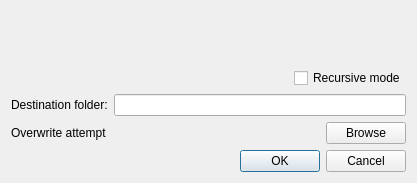
<?xml version="1.0" encoding="UTF-8"?>
<ui version="4.0">
 <class>ExtractDialog</class>
 <widget class="QDialog" name="ExtractDialog">
  <property name="geometry">
   <rect>
    <x>0</x>
    <y>0</y>
    <width>417</width>
    <height>183</height>
   </rect>
  </property>
  <property name="windowTitle">
   <string>Extract</string>
  </property>
  <layout class="QVBoxLayout" name="verticalLayout_2">
   <item>
    <layout class="QHBoxLayout" name="horizontalLayout">
     <item>
      <widget class="QLabel" name="icon">
       <property name="text">
        <string notr="true"/>
       </property>
       <property name="pixmap">
        <pixmap resource="gui.qrc">:/extract.png</pixmap>
       </property>
      </widget>
     </item>
     <item>
      <spacer name="horizontalSpacer">
       <property name="orientation">
        <enum>Qt::Horizontal</enum>
       </property>
       <property name="sizeHint" stdset="0">
        <size>
         <width>40</width>
         <height>20</height>
        </size>
       </property>
      </spacer>
     </item>
     <item>
      <layout class="QVBoxLayout" name="verticalLayout">
       <item>
        <spacer name="verticalSpacer">
         <property name="orientation">
          <enum>Qt::Vertical</enum>
         </property>
         <property name="sizeHint" stdset="0">
          <size>
           <width>20</width>
           <height>40</height>
          </size>
         </property>
        </spacer>
       </item>
       <item>
        <widget class="QCheckBox" name="recurseCheck">
         <property name="text">
          <string>Recursive mode</string>
         </property>
        </widget>
       </item>
      </layout>
     </item>
    </layout>
   </item>
   <item>
    <layout class="QHBoxLayout" name="horizontalLayout_2">
     <item>
      <widget class="QLabel" name="label">
       <property name="text">
        <string>Destination folder:</string>
       </property>
      </widget>
     </item>
     <item>
      <widget class="QLineEdit" name="syspathLine">
       <property name="toolTip">
        <string>Extraction path is mandatory</string>
       </property>
      </widget>
     </item>
    </layout>
   </item>
   <item>
    <layout class="QHBoxLayout" name="horizontalLayout_3">
     <item>
      <widget class="QLabel" name="warningLabel">
       <property name="toolTip">
        <string>Some selected files or folders already exist in the destination folder</string>
       </property>
       <property name="statusTip">
        <string>Overwrite with selected ones ?</string>
       </property>
       <property name="text">
        <string>Overwrite attempt</string>
       </property>
      </widget>
     </item>
     <item>
      <spacer name="horizontalSpacer_2">
       <property name="orientation">
        <enum>Qt::Horizontal</enum>
       </property>
       <property name="sizeHint" stdset="0">
        <size>
         <width>40</width>
         <height>20</height>
        </size>
       </property>
      </spacer>
     </item>
     <item>
      <widget class="QPushButton" name="syspathBrowse">
       <property name="toolTip">
        <string>Choose the destination folder for extraction</string>
       </property>
       <property name="text">
        <string>Browse</string>
       </property>
      </widget>
     </item>
    </layout>
   </item>
   <item>
    <layout class="QHBoxLayout" name="horizontalLayout_5">
     <item>
      <spacer name="horizontalSpacer_4">
       <property name="orientation">
        <enum>Qt::Horizontal</enum>
       </property>
       <property name="sizeHint" stdset="0">
        <size>
         <width>40</width>
         <height>20</height>
        </size>
       </property>
      </spacer>
     </item>
     <item>
      <widget class="QDialogButtonBox" name="buttonBox">
       <property name="orientation">
        <enum>Qt::Horizontal</enum>
       </property>
       <property name="standardButtons">
        <set>QDialogButtonBox::Cancel|QDialogButtonBox::Ok</set>
       </property>
      </widget>
     </item>
    </layout>
   </item>
  </layout>
 </widget>
 <resources>
  <include location="gui.qrc"/>
 </resources>
 <connections>
  <connection>
   <sender>buttonBox</sender>
   <signal>accepted()</signal>
   <receiver>ExtractDialog</receiver>
   <slot>accept()</slot>
   <hints>
    <hint type="sourcelabel">
     <x>248</x>
     <y>254</y>
    </hint>
    <hint type="destinationlabel">
     <x>157</x>
     <y>274</y>
    </hint>
   </hints>
  </connection>
  <connection>
   <sender>buttonBox</sender>
   <signal>rejected()</signal>
   <receiver>ExtractDialog</receiver>
   <slot>reject()</slot>
   <hints>
    <hint type="sourcelabel">
     <x>316</x>
     <y>260</y>
    </hint>
    <hint type="destinationlabel">
     <x>286</x>
     <y>274</y>
    </hint>
   </hints>
  </connection>
 </connections>
</ui>
